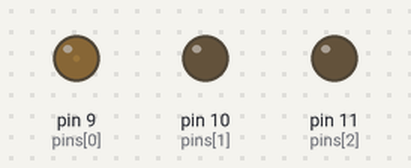
Simulated run of this sketch. Board: Arduino Uno, built with avr-gcc and run on an emulated ATmega328P. On the bench: output pins drawn as LEDs (lit = HIGH).

Above: at 0.05 s.
At 0.8 s:
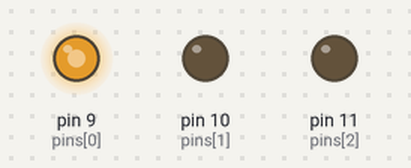
At 1.5 s:
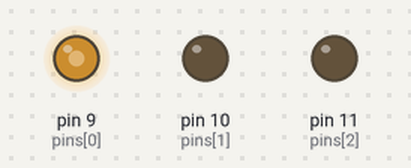
At 3.0 s:
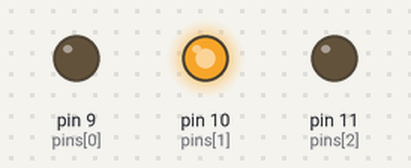
At 4.5 s:
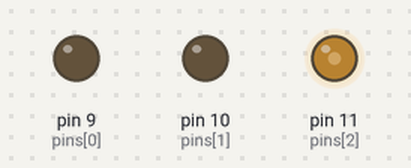
At 5.95 s:
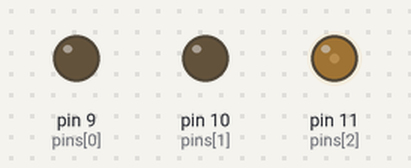
Timing chart, 0 to 8.0 s (numbered marks = the images above):
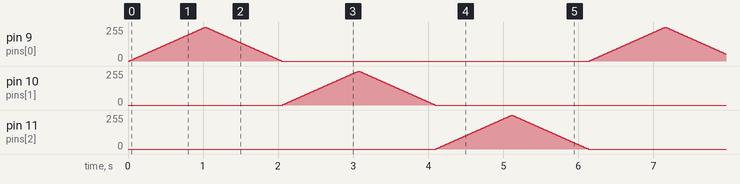

The sketch:

Ex1.2.1.ino
```cpp
int pins[3] = { 9, 10, 11 };
int color = 0;  //当前颜色索引（0=红, 1=绿, 2=蓝）
int brightness = 0;
int step = 5;

void setup() {
  for (int i = 0; i < 3; i++) {
    pinMode(pins[i], OUTPUT);
  }
}

void loop() {

  for (int i = 0; i < 3; i++) {
    analogWrite(pins[i], i == color ? brightness : 0);  //只有一种颜色
  }

  brightness += step;
  if (brightness >= 255 || brightness <= 0) {
    step = -step;  //反向变化
    if (brightness <= 0) {
      color = (color + 1) % 3;  //切换到下一种颜色
    }
  }

  delay(20);
}
```
